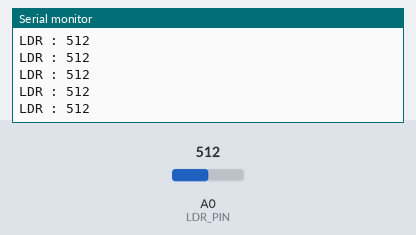
Simulated run of this sketch. Board: Arduino Uno, built with avr-gcc and run on an emulated ATmega328P. Parts: the last lines printed to the serial monitor. The inputs (shaded band) are chosen by the test bench; at power-on: A0 (LDR_PIN) = 512.

Above: at 1.2 s.
1.3 s: A0 (LDR_PIN) set to 610
At 1.31 s:
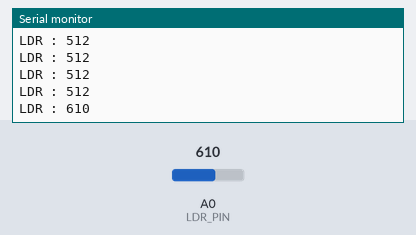
2.8 s: A0 (LDR_PIN) set to 590
At 2.82 s:
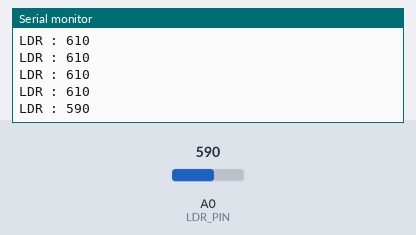
Timing chart, 0 to 5.8 s (numbered marks = the images above; inputs shaded):
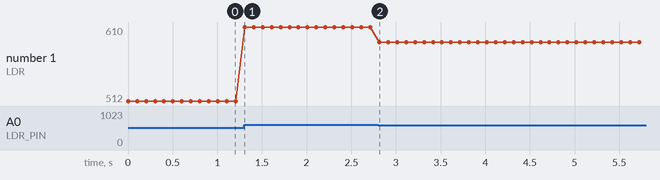

The sketch:

TX_LDR.ino
```cpp
#include <SoftwareSerial.h>

const int LDR_PIN = A0;
SoftwareSerial BTSerial(10, 11);

char lastSentCommand = ' ';

void setup()
{
  Serial.begin(9600);
  BTSerial.begin(9600);
}

void loop()
{
  int lightValue = analogRead(LDR_PIN);
  Serial.print("LDR : ");
  Serial.println(lightValue);

  char commandToSend = lastSentCommand;
  if (lightValue > 600)
  {
    commandToSend = 'A';
  }
  else
  {
    commandToSend = 'B';
  }

  if (commandToSend != lastSentCommand)
  {
    BTSerial.write(commandToSend);
    lastSentCommand = commandToSend;
  }

  delay(100);
}
```

Measured:
- after the input at 1.3 s, the serial monitor: prints a new line at once (image 1)
- after the input at 2.8 s, the serial monitor: prints a new line at once (image 2)
- plotted number 1: 512 → 610 after the input at 1.3 s, 610 → 590 after the input at 2.8 s
